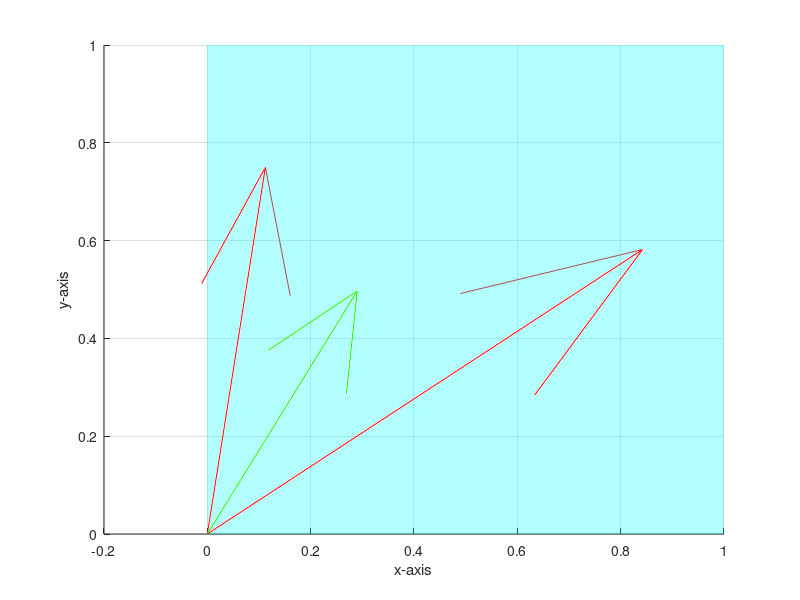

Write MATLAB code to recreate this figure. (Note: this script raises an error after producing the figure.)
clear all;
% function for plotting 3D vectors starting from the origin
% v is vector with 3 components
% c is the color of the vector
plot_3d_vector = @(v, c) quiver3(0, 0, 0, v(1), v(2), v(3), c);

%%%% Solving overdetermined set of linear equations using the pseudoinverse
%%%% giving the least squares solution to the system

% singular matrix
load('data/pinv.mat');

% row vectors
v1 = A(1, :);
v2 = A(2, :);

figure;
rotate3d on;
hold on;
grid on;

xlabel('x-axis');
ylabel('y-axis');
zlabel('z-axis');

plot_3d_vector(v1, 'red');
plot_3d_vector(v2, 'red');
plot_3d_vector(b, 'green');

% find and plot the plane spanned by the row vectors
a = cross(v1, v2);
[x, y] = meshgrid([0 1], [0 1]);
z = -(a(1)*x + a(2)*y)/a(3);
s = surf(x, y, z);
set(s, 'FaceColor', [0 1 1], 'FaceAlpha', 0.3, 'EdgeAlpha', 0);


% SVD of matrix
[U, S, V] = qr_algorithm.svd_qr(A);
% output maximum absolute difference between 
% actual data and SVD representation
fprintf('Error: %e \n', max(max(abs(A - U*S*V'))));
fprintf('Condition number: %e \n', cond(A));


% Compute the pseudoinverse
S_inv = diag(arrayfun(@(x) 1 / x, diag(S)));
A_pinv = V*S_inv*U';

x = A_pinv*b;
plot_3d_vector(x, 'black');

normal = cross(v1, v2)';
b_proj = b - (b'*normal)/(normal'*normal)*normal;
%plot_3d_vector(b_proj, 'blue');

%%%% Comparing inverse to pseudoinverse
% for full rank matrices pseudoinverse should be equal to the inverse
% full rank matrix
A = [1, 2, 3; 5, 7, 2; 7, 3, 9];
% inverse of A
A_inv = inv(A);
% pseudoinverse of A
[U, S, V] = qr_algorithm.svd_qr(A);
S_inv = diag(arrayfun(@(x) 1 / x, diag(S)));
A_pinv = V*S_inv*U';
% Greatest difference
fprintf('Pseudoinverse error: %e \n', max(max(abs(A_inv - A_pinv))));
